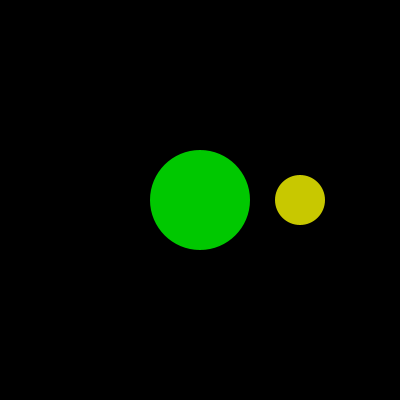
Frame 1 (no input)
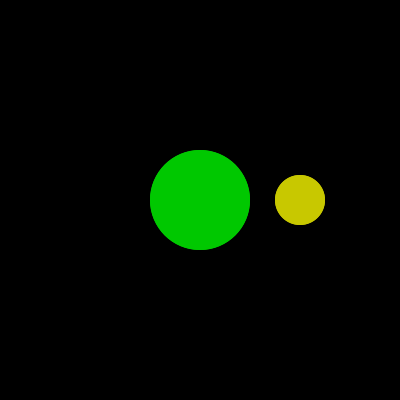
Frame 2 (the mouse pressed at the canvas centre, redrawn once)

The Processing sketch that drew these frames (run headless with seeded random() and noise(); the mouse was pressed at the canvas centre and the sketch redrawn once):

// Processing sketch: processing_137618
// ── processing_137618.pde

//Copyright Christopher Henley 2014



void setup(){
  size(400,400);
  background(0);
  noStroke();
}

void draw(){
  fill(0,200,0);
  circle(200,200,100);
  color col=color(200,200,0);
  circle(300,200,50,col);
  noLoop();
}

void circle(float x,float y,float diam){
  ellipse(x,y,diam,diam);
}

void circle(float x,float y,float diam,int c){
  fill(c);
  ellipse(x,y,diam,diam);
}
